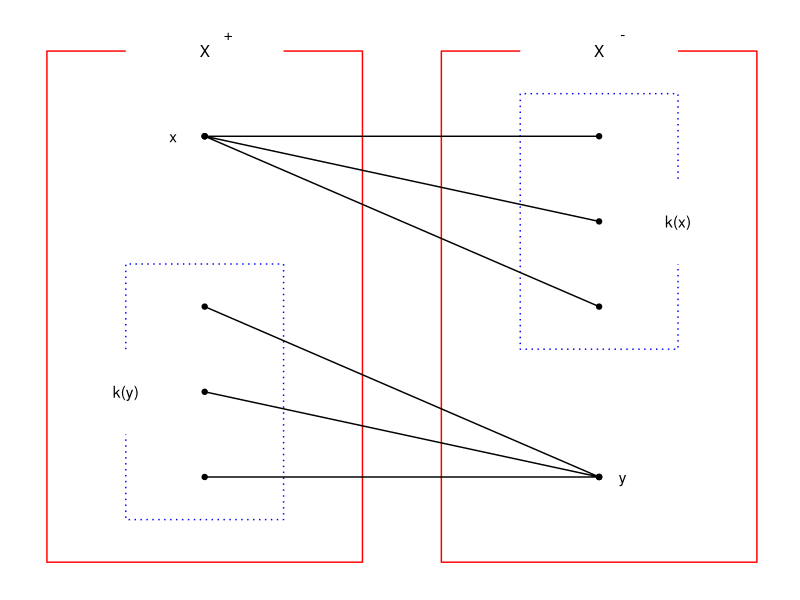
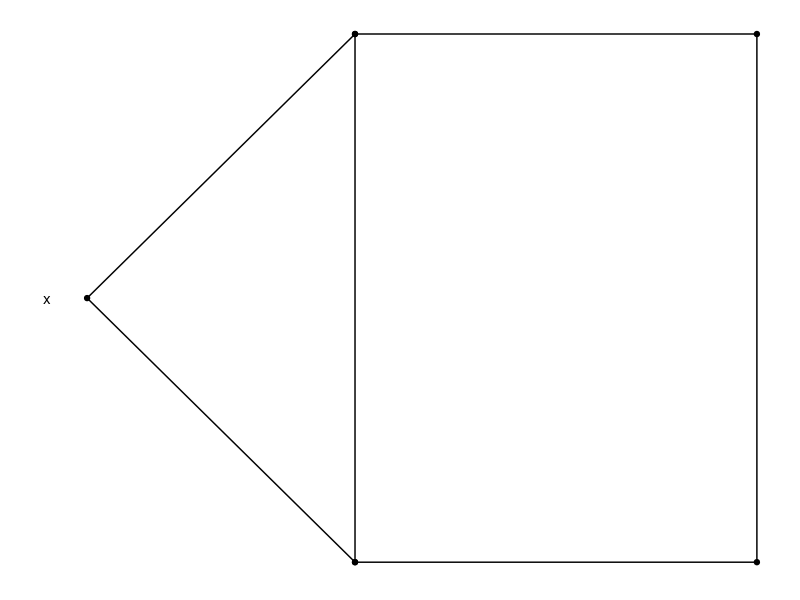

Source code (R) for these figures, in order:
## ---- chunk 1
library(tidyverse)
df_eg111 <- data.frame(b1x = c(1, 0, 0, 4, 4, 3), b1y = c(3, 3, -3, -3, 3, 3), 
                      b2x = c(6, 5, 5, 9, 9, 8), b2y = c(3, 3, -3, -3, 3, 3),
                      p1x = c(2, 7, 2, 7, 2, 7), p1y = c(2, 2, 2, 1, 2, 0), 
                      p2x = c(7, 2, 7, 2, 7, 2), p2y = c(-2, -2, -2, -1, -2, 0),
                      sb1x = c(1, 1, 3, 3, 1, 1), sb1y = c(-0.5, 0.5, 0.5, -2.5, -2.5, -1.5), 
                      sb2x = c(8, 8, 6, 6, 8, 8), sb2y = c(1.5, 2.5, 2.5, -0.5, -0.5, 0.5))
ggplot(df_eg111) + geom_path(aes(b1x, b1y), color = "red") + geom_path(aes(b2x, b2y), color = "red") + 
        geom_path(aes(sb1x, sb1y), color = "blue", linetype = "dotted") + geom_path(aes(sb2x, sb2y), color = "blue", linetype = "dotted") + 
        geom_point(aes(p1x, p1y)) + geom_path(aes(p1x, p1y)) +
        geom_point(aes(p2x, p2y)) + geom_path(aes(p2x, p2y)) +
        theme_bw() + theme(panel.border = element_blank(),line = element_blank(),
        text = element_blank(),
        title = element_blank()) +
  annotate("text", x=2, y = 3, label = "X") + annotate("text", x=2.3, y = 3.2, label = "+") + 
  annotate("text", x=7, y = 3, label = "X") + annotate("text", x=7.3, y = 3.2, label = "-") + 
  annotate("text", x=1.6, y = 2, label = "x") + annotate("text", x=8, y = 1, label = "k(x)") + 
  annotate("text", x=7.3, y = -2, label = "y") + annotate("text", x=1, y = -1, label = "k(y)")
## ---- chunk 2
library(tidyverse)
df_eg112 <- data.frame(x = c(2, 0, 2, 5, 5, 2, 2), y = c(-2, 0, 2, 2, -2, -2, 2))
ggplot(df_eg112, aes(x, y)) + geom_point() + geom_path() + theme_bw() + theme(panel.border = element_blank(),line = element_blank(),
        text = element_blank(),
        title = element_blank()) +
  annotate("text", x=-0.3, y = 0, label = "x") 
